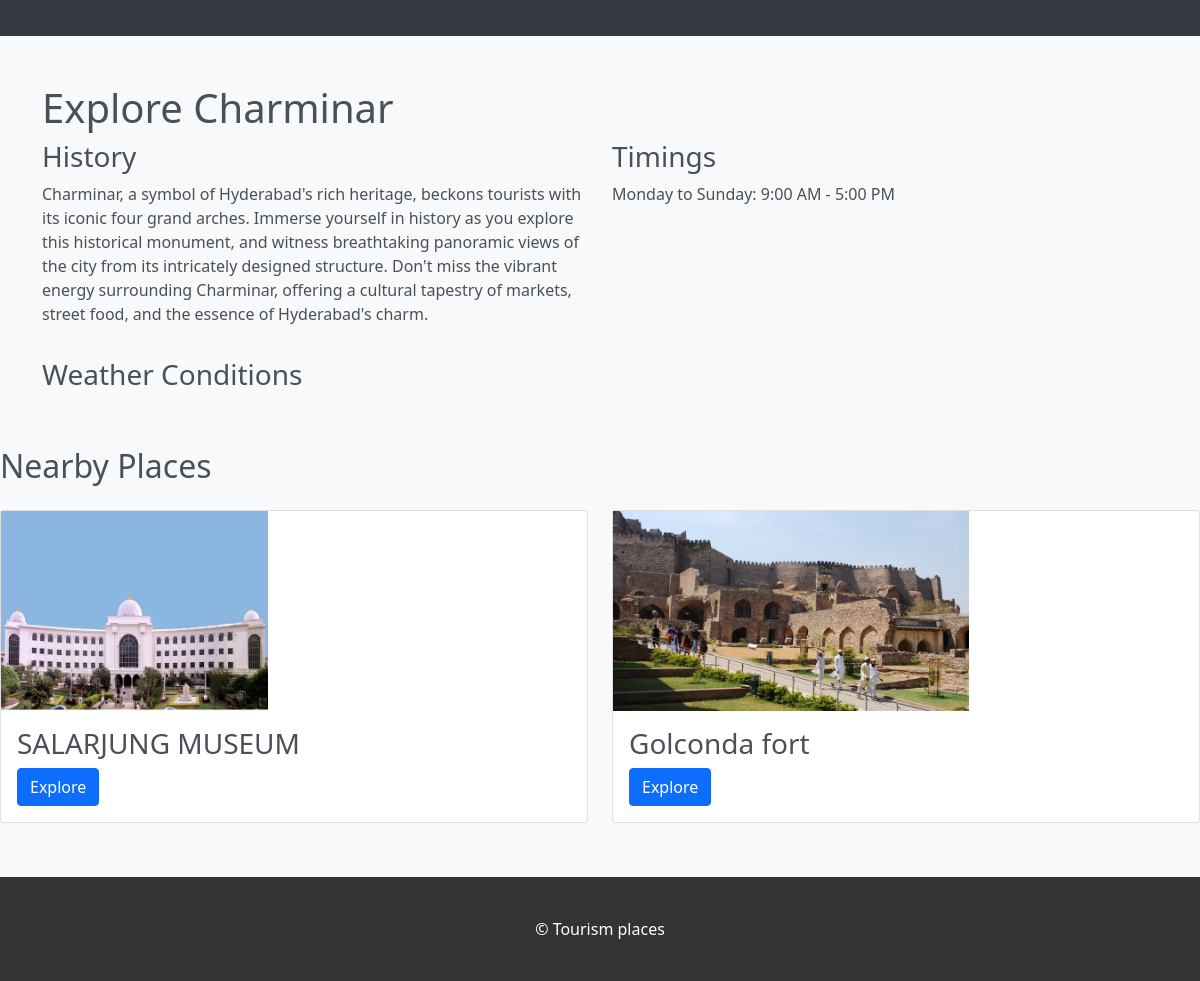
The page /location/Charminar/ on the database its author committed.
### toursim_app/models.py (models this page shows)
class Location(models.Model):
    location_id=models.AutoField(primary_key=True)
    city_id=models.ForeignKey(City,on_delete=models.CASCADE)
    location_image=models.ImageField(upload_to='images/location/')
    location_videos = models.FileField(upload_to='Media/Location/', null=True, blank=True)
    location_description=models.TextField()
    location_name=models.CharField(max_length=255)

### toursim_app/views.py (the view)
# urls.py: path('location',location,name='location'),
def location(request, location_name=None):
    if request.method == 'GET':
        if location_name:
            location_obj = get_object_or_404(Location, location_name=location_name)
            city_id = location_obj.city_id  # Assuming you have a 'city_id' field in your Location model
            nearby_locations = Location.objects.filter(city_id=city_id).exclude(location_name=location_name)
            context = {
                'location': location_obj,
                'nearby_locations': nearby_locations,
            }
            return render(request, 'toursim_app/location.html', context)
        else:
            return render(request, 'toursim_app/City.html')
    elif request.method == 'POST':
        query = request.POST.get('location_name', '')
        if query:
            return redirect('location', location_name=query)
        else:
            return render(request, 'toursim_app/City.html', {'error_message': 'Please provide a location name'})

### toursim_app/Templates/toursim_app/location.html (shortened to what this page needs)
{% load static %}
<!DOCTYPE html>
<html lang="en">
<head>
  <link rel="stylesheet" href="https://cdn.jsdelivr.net/npm/bootstrap@5.0.2/dist/css/bootstrap.min.css">
<link rel="stylesheet" href="{% static 'location_styles.css' %}">
</head>
<body>
    <nav class="navbar navbar-expand-lg" id="navbar">
      </nav>
  <div class="container">
    <h1 class="mt-5">Explore {{location.location_name}}</h1>
    <section class="place-section">
      <div class="row">
        <div class="col-md-6">
          <h3>History</h3>
    <p>{{location.location_description}}</p>        </div>
        <div class="col-md-6">
          <h3>Timings</h3>
          <p>Monday to Sunday: 9:00 AM - 5:00 PM</p>
        </div>
      </div>
      <div class="row mt-3">
        <div class="col-md-6">
          <h3>Weather Conditions</h3>
          </div>
        </div>
      </div>
  <section class="place-section mt-5">
    <h2 class="mb-4">Nearby Places</h2>
    <div class="row">
        {% for nearby_location in nearby_locations %}
            <div class="col-md-6 mb-4">
                <div class="card">
                    <a href="{% url 'location' location_name=nearby_location.location_name %}">
                        <img class="img-fluid custom-card-img" src="{{ nearby_location.location_image.url }}" alt="{{ nearby_location.location_name }}">
                    </a>
                    <div class="card-body">
                        <h3 class="card-title">{{ nearby_location.location_name }}</h3>
                        <a href="{% url 'location' nearby_location.location_name %}" class="btn btn-primary">Explore</a>
                    </div>
                </div>
            </div>
        {% endfor %}
    </div>
</section>
     <footer>
		<div class="foot-panel4">
				© Tourism places
		</div>
	</footer>
</body>
</html>

### toursim_app/static/location_styles.css (style rules this page uses)
body { background-color: #f8f9fa; color: #495057; }
#navbar { background-color: #343a40; color: #ffffff; }
.container { margin-top: 20px; }
.place-section { margin-bottom: 30px; }
footer { background-color: #343a40; color: #ffffff; padding: 20px 0; }
.foot-panel1, .foot-panel2, .foot-panel3, .foot-panel4 { margin-bottom: 20px; }
footer { background-color: #333; color: #fff; padding: 20px 0; }
.foot-panel4 { text-align: center; margin-top: 20px; }
.custom-card-img { height: 200px; width:100px object-fit: cover; }

### rows shown on the page
Location: location_name "Charminar", location_description "Charminar, a symbol of Hyderabad's rich heritage, beckons tourists with its iconic four grand arches. Immerse yourself in history as you explore this historical monument, and witness breathtaking panoramic views of the city from its intricately designed structure. Don't miss the vibrant energy surrounding Charminar, offering a cultural tapestry of markets, street food, and the essence of Hyderabad's charm."
Location: location_image (picture), location_name "SALARJUNG MUSEUM"
Location: location_image (picture), location_name "Golconda fort"
